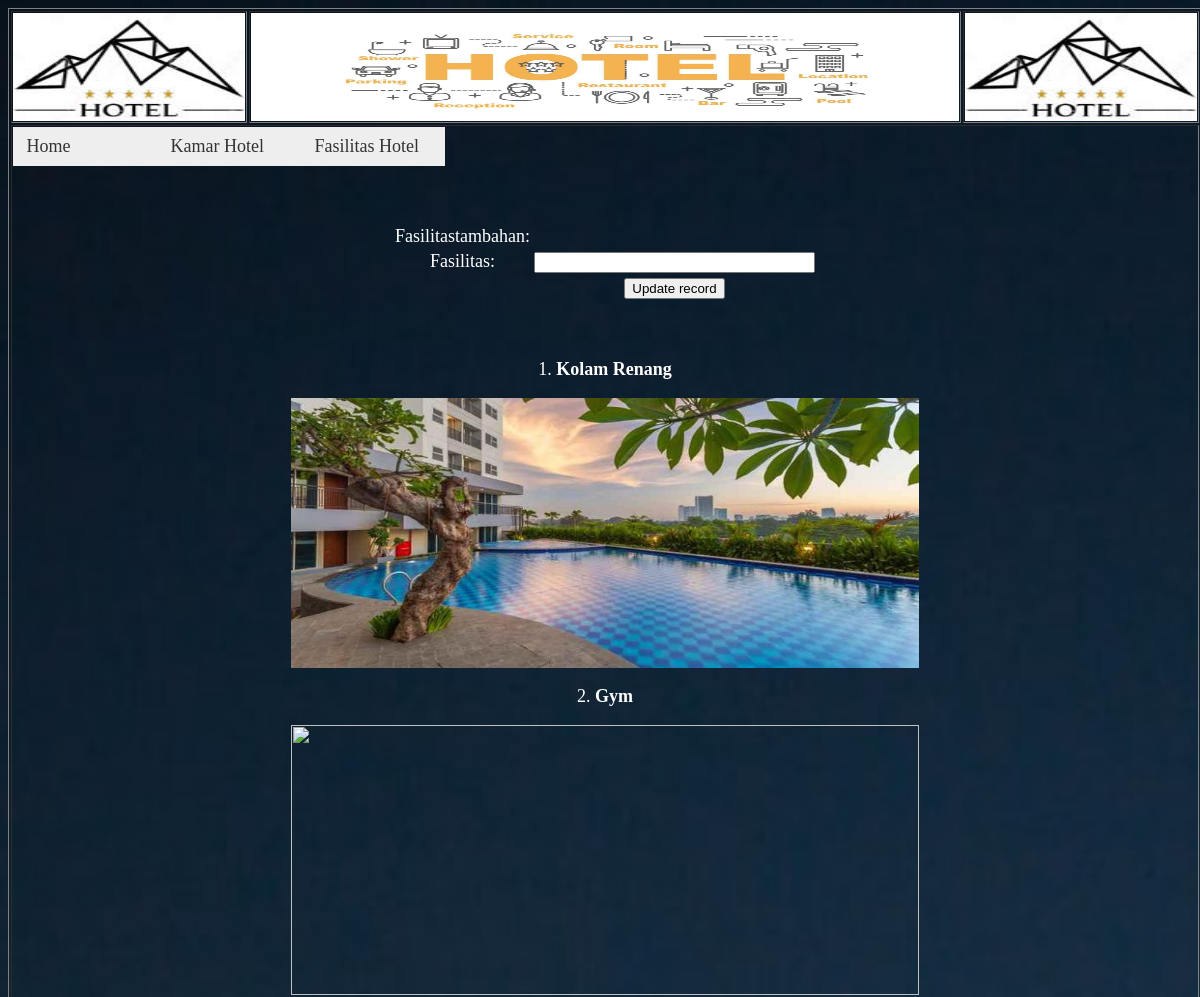
The page /fasilitashoteledit.php?fasilitastambahan=Meeting Room (upper part) on the database as committed earlier.
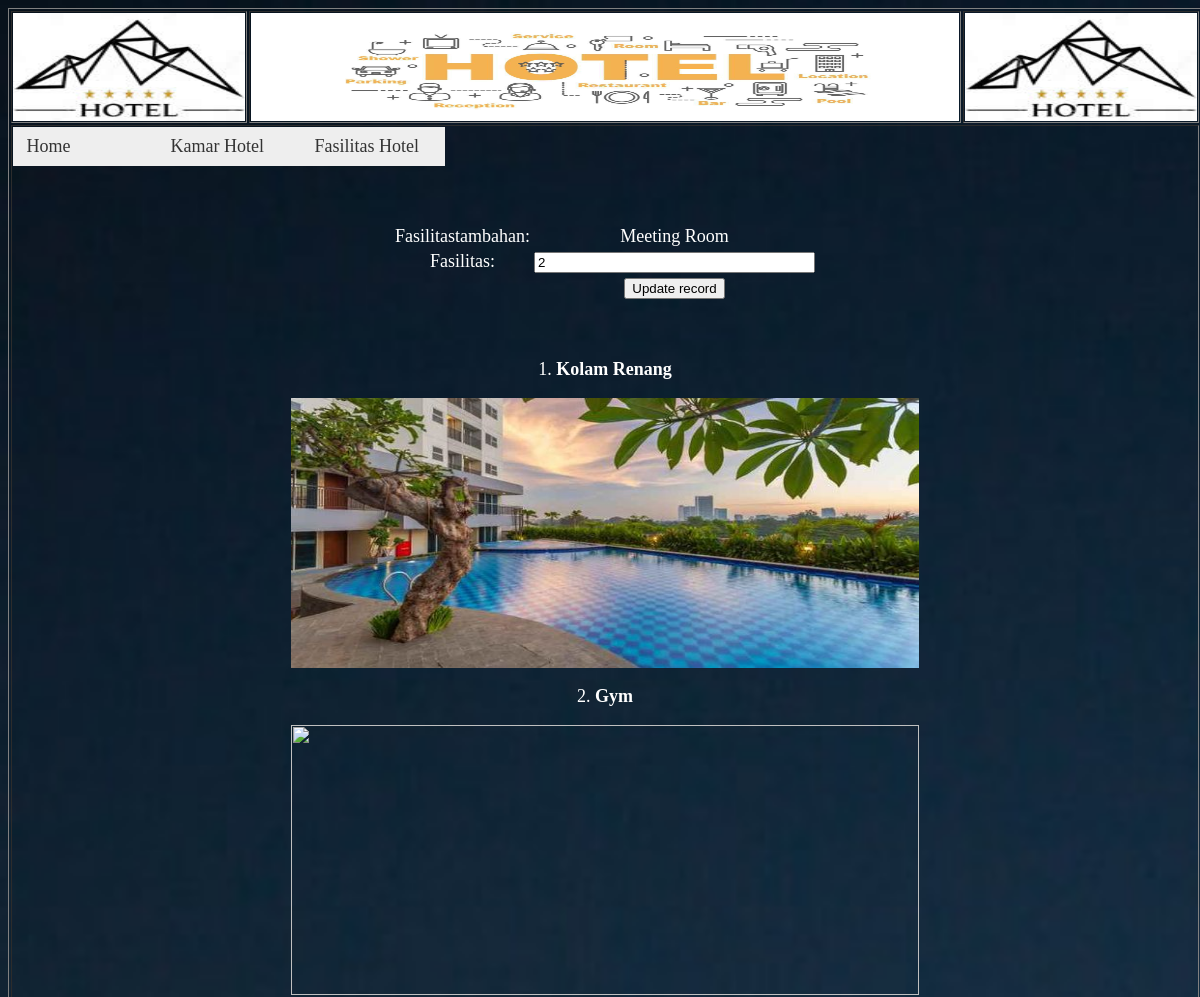
The same page on the database as committed later.
### tables this page shows
CREATE TABLE IF NOT EXISTS `fasilitashotel` (
  `fasilitastambahan` varchar(700) NOT NULL,
  `fasilitas` varchar(700) NOT NULL,
  PRIMARY KEY (`fasilitastambahan`)
);

### fasilitashoteledit.php (the view, shortened to what this page needs)
<?php require_once('Connections/hotel1.php'); ?>
<?php
if (!function_exists("GetSQLValueString")) {
function GetSQLValueString($theValue, $theType, $theDefinedValue = "", $theNotDefinedValue = "")
{
  $theValue = function_exists("mysql_real_escape_string") ? mysql_real_escape_string($theValue) : mysql_escape_string($theValue);
  switch ($theType) {
    case "text":
      $theValue = ($theValue != "") ? "'" . $theValue . "'" : "NULL";
      break;
  }
  return $theValue;
}
}
$editFormAction = $_SERVER['PHP_SELF'];
if (isset($_SERVER['QUERY_STRING'])) {
  $editFormAction .= "?" . htmlentities($_SERVER['QUERY_STRING']);
}
$colname_fasilitashotel = "-1";
if (isset($_GET['fasilitastambahan'])) {
  $colname_fasilitashotel = $_GET['fasilitastambahan'];
}
$query_fasilitashotel = sprintf("SELECT * FROM fasilitashotel WHERE fasilitastambahan = %s", GetSQLValueString($colname_fasilitashotel, "text"));
$fasilitashotel = mysql_query($query_fasilitashotel, $hotel1) or die(mysql_error());
$row_fasilitashotel = mysql_fetch_assoc($fasilitashotel);
?>
<!DOCTYPE html PUBLIC "-//W3C//DTD XHTML 1.0 Transitional//EN" "http://www.w3.org/TR/xhtml1/DTD/xhtml1-transitional.dtd">
<html xmlns="http://www.w3.org/1999/xhtml">
<head>
<link href="SpryAssets/SpryMenuBarHorizontal.css" rel="stylesheet" type="text/css" />
</head>
<body>
<table width="1124" height="561" border="1" align="center">
  <tr>
    <td width="109" height="88"><img src="image/logo.jpg" width="232" height="108" /></td>
    <td width="755"><img src="image/banner.jpg" width="708" height="108" /></td>
    <td width="109"><img src="image/logo.jpg" alt="" width="232" height="108" /></td>
  </tr>
  <tr>
    <td height="416" colspan="3" valign="top"><ul id="MenuBar1" class="MenuBarHorizontal">
      <li><a href="homeadmin.php">Home</a></li>
      <li><a href="kamarhoteladmin.php">Kamar Hotel</a></li>
      <li><a href="fasilitashoteladmin.php">Fasilitas Hotel</a></li>
    </ul>
    <p>&nbsp;</p>
    <p>&nbsp;</p>
    <form action="<?php echo $editFormAction; ?>" method="post" name="form1" id="form1">
      <table align="center">
        <tr valign="baseline">
          <td nowrap="nowrap" align="right">Fasilitastambahan:</td>
          <td><?php echo $row_fasilitashotel['fasilitastambahan']; ?></td>
        </tr>
        <tr valign="baseline">
          <td nowrap="nowrap" align="right">Fasilitas:</td>
          <td><input type="text" name="fasilitas" value="<?php echo htmlentities($row_fasilitashotel['fasilitas'], ENT_COMPAT, 'utf-8'); ?>" size="32" /></td>
        </tr>
        <tr valign="baseline">
          <td nowrap="nowrap" align="right">&nbsp;</td>
          <td><input type="submit" value="Update record" /></td>
        </tr>
      </table>
    </form>
    <p>&nbsp;</p>
<p>1. <strong>Kolam Renang</strong></p>
    <p><strong><img src="image/kolam renang.jpeg" width="628" height="270" /></strong></p>
    <p>2. <strong>Gym</strong></p>
    <p><img src="image/gym hotel.jpg" width="628" height="270" /></p>
    <p><strong><img src="image/GettyImages-967770724_0.jpg" width="628" height="270" /></strong></p></td>
  </tr>
</table>
</body>
</html>

Rows that differ between the two databases and show on the page:
added fasilitashotel: fasilitastambahan "Meeting Room", fasilitas "2"
